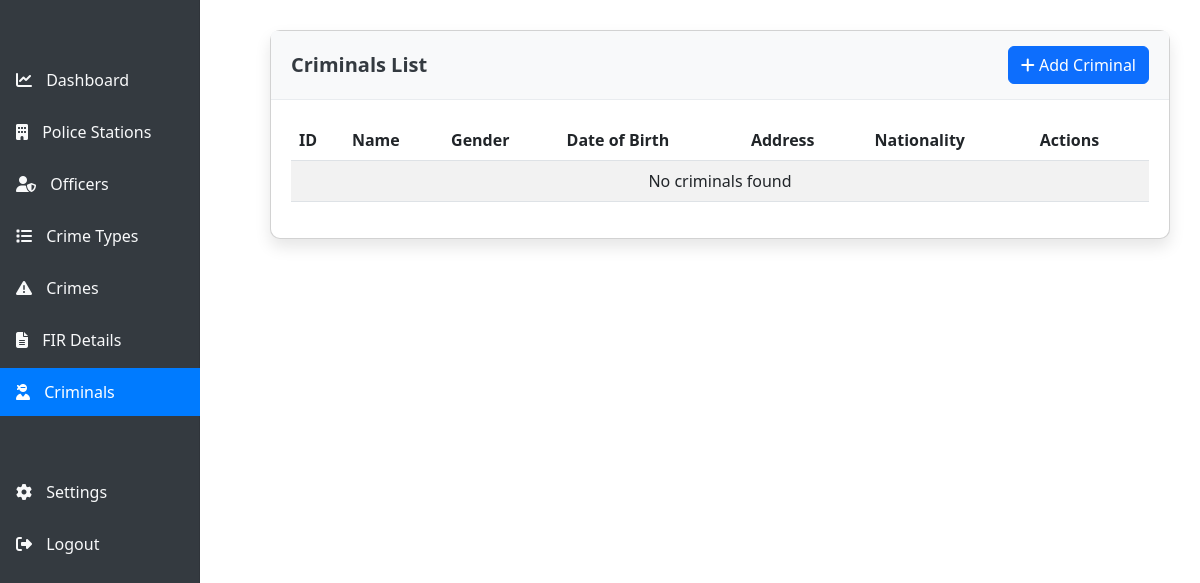
Page /criminals/ (signed in) on the earlier database version.
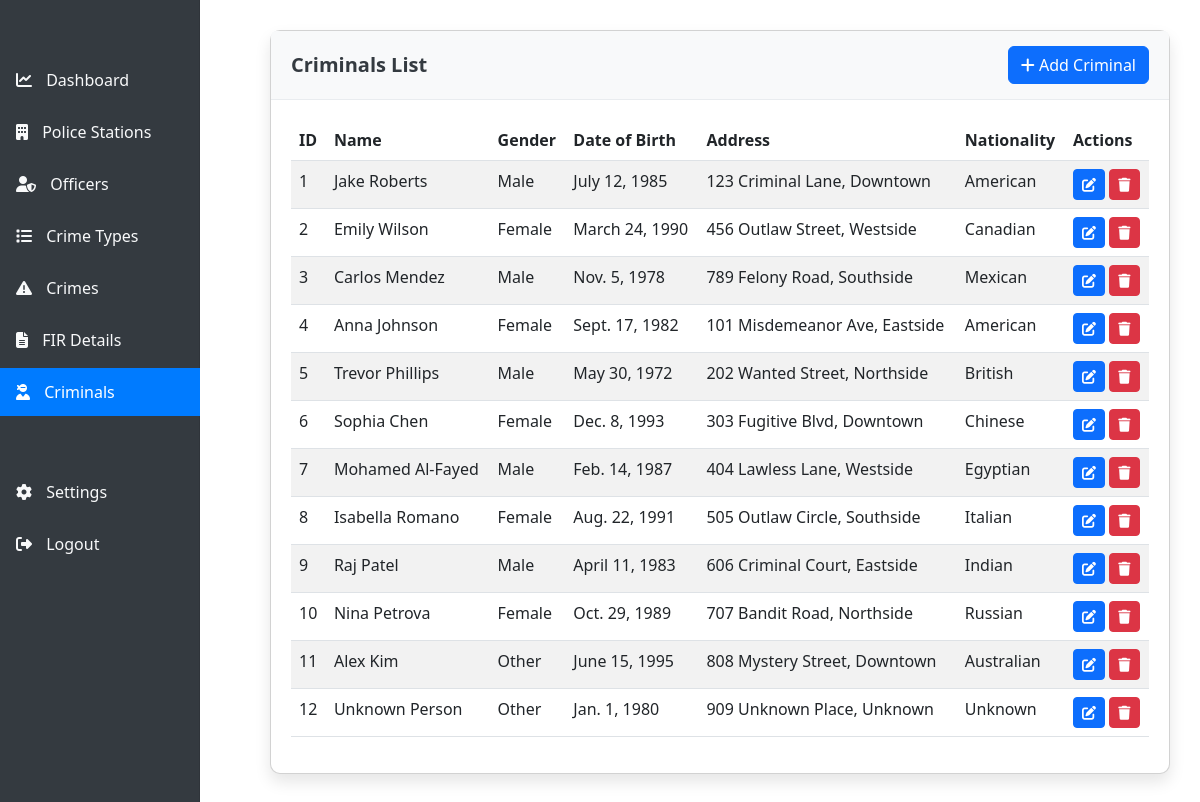
Same page on the later database version.
### crime_management/models.py (models this page shows, shortened)
class Criminal(models.Model):
    GENDER_CHOICES = [
        ('Male', 'Male'),
        ('Female', 'Female'),
        ('Other', 'Other'),
    ]
    criminal_id = models.AutoField(primary_key=True)
    name = models.CharField(max_length=100)
    gender = models.CharField(max_length=10, choices=GENDER_CHOICES, null=True, blank=True)
    date_of_birth = models.DateField(null=True, blank=True)
    address = models.CharField(max_length=255, null=True, blank=True)
    nationality = models.CharField(max_length=50, null=True, blank=True)

### crime_management/views.py (the view)
# urls.py: path('criminals/', views.criminals, name='criminals'),
@login_required
def criminals(request):
    all_criminals = Criminal.objects.all()
    return render(request, 'criminals.html', {'criminals': all_criminals})

### crime_management/templates/criminals.html (shortened to what this page needs)
{% extends 'base.html' %}
{% block content %}
<div class="card">
    <div class="card-header d-flex justify-content-between align-items-center">
        <h5>Criminals List</h5>
        <a href="{% url 'add_criminal' %}" class="btn btn-primary">
            <i class="fas fa-plus"></i> Add Criminal
        </a>
    </div>
    <div class="card-body">
        <div class="table-responsive">
            <table class="table table-striped data-table">
                <thead>
                    <tr>
                        <th>ID</th>
                        <th>Name</th>
                        <th>Gender</th>
                        <th>Date of Birth</th>
                        <th>Address</th>
                        <th>Nationality</th>
                        <th>Actions</th>
                    </tr>
                </thead>
                <tbody>
                    {% for criminal in criminals %}
                    <tr>
                        <td>{{ criminal.criminal_id }}</td>
                        <td>{{ criminal.name }}</td>
                        <td>{{ criminal.gender|default:"-" }}</td>
                        <td>{{ criminal.date_of_birth|default:"-" }}</td>
                        <td>{{ criminal.address|default:"-" }}</td>
                        <td>{{ criminal.nationality|default:"-" }}</td>
                        <td>
                            <div class="action-buttons">
                                <a href="{% url 'edit_criminal' criminal.criminal_id %}" class="btn btn-sm btn-primary" data-bs-toggle="tooltip" title="Edit">
                                    <i class="fas fa-edit"></i>
                                </a>
                                <a href="{% url 'delete_criminal' criminal.criminal_id %}" class="btn btn-sm btn-danger delete-btn" data-bs-toggle="tooltip" title="Delete">
                                    <i class="fas fa-trash"></i>
                                </a>
                            </div>
                        </td>
                    </tr>
                    {% empty %}
                    <tr>
                        <td colspan="7" class="text-center">No criminals found</td>
                    </tr>
                    {% endfor %}
                </tbody>
            </table>
        </div>
    </div>
</div>
{% endblock %}

Differences in the rows shown:
added Criminal: criminal_id "1", name "Jake Roberts", gender "Male", date_of_birth "July 12, 1985", address "123 Criminal Lane, Downtown", nationality "American"
added Criminal: criminal_id "2", name "Emily Wilson", gender "Female", date_of_birth "March 24, 1990", address "456 Outlaw Street, Westside", nationality "Canadian"
added Criminal: criminal_id "3", name "Carlos Mendez", gender "Male", date_of_birth "Nov. 5, 1978", address "789 Felony Road, Southside", nationality "Mexican"
added Criminal: criminal_id "4", name "Anna Johnson", gender "Female", date_of_birth "Sept. 17, 1982", address "101 Misdemeanor Ave, Eastside", nationality "American"
added Criminal: criminal_id "5", name "Trevor Phillips", gender "Male", date_of_birth "May 30, 1972", address "202 Wanted Street, Northside", nationality "British"
added Criminal: criminal_id "6", name "Sophia Chen", gender "Female", date_of_birth "Dec. 8, 1993", address "303 Fugitive Blvd, Downtown", nationality "Chinese"
added Criminal: criminal_id "7", name "Mohamed Al-Fayed", gender "Male", date_of_birth "Feb. 14, 1987", address "404 Lawless Lane, Westside", nationality "Egyptian"
added Criminal: criminal_id "8", name "Isabella Romano", gender "Female", date_of_birth "Aug. 22, 1991", address "505 Outlaw Circle, Southside", nationality "Italian"
added Criminal: criminal_id "9", name "Raj Patel", gender "Male", date_of_birth "April 11, 1983", address "606 Criminal Court, Eastside", nationality "Indian"
added Criminal: criminal_id "10", name "Nina Petrova", gender "Female", date_of_birth "Oct. 29, 1989", address "707 Bandit Road, Northside", nationality "Russian"
added Criminal: criminal_id "11", name "Alex Kim", gender "Other", date_of_birth "June 15, 1995", address "808 Mystery Street, Downtown", nationality "Australian"
added Criminal: criminal_id "12", name "Unknown Person", gender "Other", date_of_birth "Jan. 1, 1980", address "909 Unknown Place, Unknown", nationality "Unknown"
Other differences:
text no longer shown: "No criminals found"
